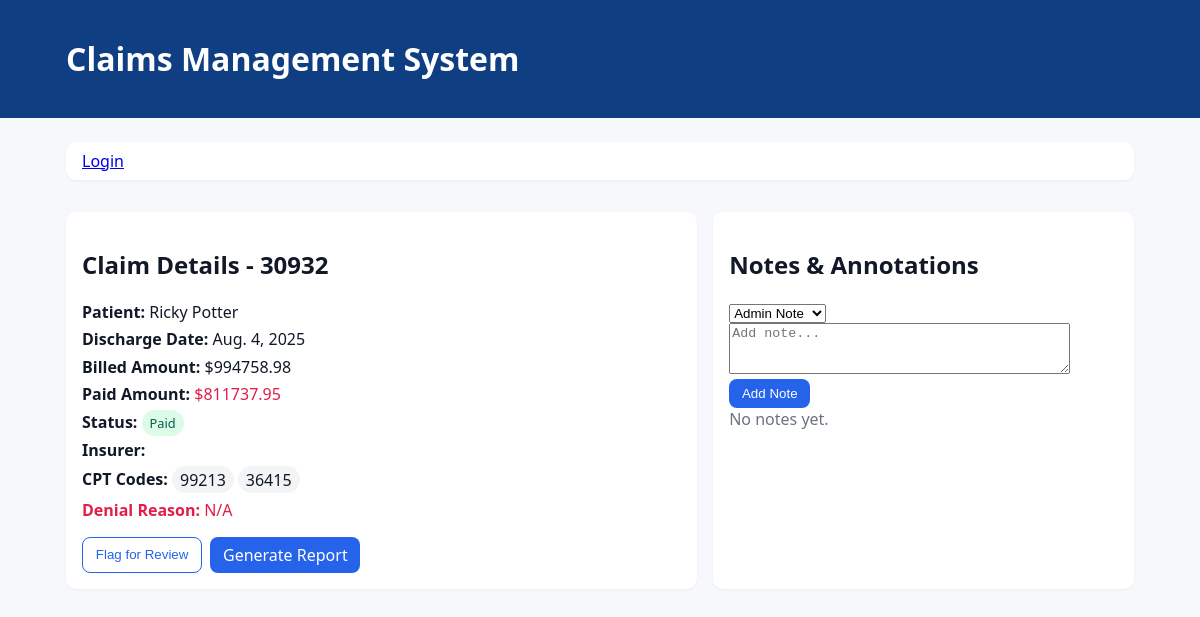
Page /932/ on the committed database.
### claims/models.py (models this page shows, shortened)
class Claim(models.Model):
    class Status(models.TextChoices):
        DENIED = "denied", "Denied"
        PAID = "paid", "Paid"
        UNDER_REVIEW = "review", "Under Review"
    claim_id = models.PositiveIntegerField(unique=True)  # e.g., 30001
    patient_name = models.CharField(max_length=120)
    billed_amount = models.DecimalField(max_digits=12, decimal_places=2)
    paid_amount = models.DecimalField(max_digits=12, decimal_places=2, default=0)
    status = models.CharField(max_length=20, choices=Status.choices, default=Status.UNDER_REVIEW)
    insurer = models.CharField(max_length=120)
    discharge_date = models.DateField()
    cpt_codes = models.CharField(max_length=120, help_text="Comma-separated codes, e.g. 99204,82947,99406")
    denial_reason = models.CharField(max_length=255, blank=True)
    created_at = models.DateTimeField(auto_now_add=True)
    def cpt_list(self):
        return [c.strip() for c in self.cpt_codes.split(",") if c.strip()]

### claims/views.py (the view)
# urls.py: path('<int:pk>/', views.claim_detail, name='detail'),
def claim_detail(request, pk):
    claim = get_object_or_404(Claim, pk=pk)
    form = NoteForm()
    return render(request, 'claims/claim_detail.html', {'claim': claim, 'form': form})

### claims/forms.py
class NoteForm(forms.ModelForm):
    class Meta:
        model = Note
        fields = ['kind', 'body']
        widgets = {
            'body': forms.Textarea(attrs={'rows': 3, 'placeholder': 'Add note...'}),
        }

### templates/claims/claim_detail.html (shortened to what this page needs)
{% extends "base.html" %}
{% block content %}
<div class="grid">
  <section class="card">
    <h2>Claim Details - {{ claim.claim_id }}</h2>
    <div class="kv">
      <div><strong>Patient:</strong> {{ claim.patient_name }}</div>
      <div><strong>Discharge Date:</strong> {{ claim.discharge_date }}</div>
      <div><strong>Billed Amount:</strong> ${{ claim.billed_amount }}</div>
      <div><strong>Paid Amount:</strong> <span class="text-red">${{ claim.paid_amount }}</span></div>
      <div><strong>Status:</strong>
        <span id="status-badge">{% include "claims/partials/status_badge.html" with claim=claim %}</span>
      </div>
      <div><strong>Insurer:</strong> {{ claim.insurer }}</div>
      <div><strong>CPT Codes:</strong>
        {% for code in claim.cpt_list %}<span class="chip">{{ code }}</span>{% endfor %}
      </div>
      {% if claim.denial_reason %}
      <div class="text-red"><strong>Denial Reason:</strong> {{ claim.denial_reason }}</div>
      {% endif %}
    </div>
    <div class="actions">
      <button class="btn outline"
              hx-post="{% url 'claims:flag' claim.pk %}"
              hx-target="#status-badge"
              hx-swap="outerHTML">Flag for Review</button>
      <a class="btn" href="{% url 'claims:report' claim.pk %}">Generate Report</a>
    </div>
  </section>
  <aside class="card">
    <h2>Notes & Annotations</h2>
    <form class="note-form"
          hx-post="{% url 'claims:add_note' claim.pk %}"
          hx-target="#notes"
          hx-swap="afterbegin">
      {{ form.kind }}
      {{ form.body }}
      <button class="btn">Add Note</button>
    </form>
    <div id="notes">
      {% for n in claim.notes.all %}
        {% include "claims/partials/note_item.html" with n=n %}
      {% empty %}
        <div class="muted">No notes yet.</div>
      {% endfor %}
    </div>
  </aside>
</div>
{% endblock %}

### static/styles.css (style rules this page uses)
:root { --blue:#2563eb; --red:#e11d48; --green:#16a34a; --muted:#6b7280; }
* { box-sizing: border-box; }
body { font-family: system-ui, sans-serif; margin:0; background:#f6f8fb; color:#111827; }
.card { background:#fff; border-radius:10px; padding:1rem; box-shadow: 0 1px 3px rgba(0,0,0,.05); margin:1rem 0; }
.btn { display:inline-block; padding:.45rem .8rem; border-radius:8px; background:var(--blue); color:#fff; text-decoration:none; border:0; cursor:pointer; }
.btn.outline { background:#fff; color:var(--blue); border:1px solid var(--blue); }
.grid { display:grid; grid-template-columns: 1.2fr .8fr; gap:1rem; }
.kv > div { margin:.35rem 0; }
.text-red { color:var(--red); }
.muted { color:var(--muted); }
.chip { display:inline-block; padding:.15rem .5rem; background:#f3f4f6; border-radius:999px; margin-right:.25rem; }
.actions { margin-top:1rem; display:flex; gap:.5rem; }

### rows in the picture
Claim: claim_id "30932", patient_name "Ricky Potter", discharge_date "Aug. 4, 2025", billed_amount "994758.98", paid_amount "811737.95", denial_reason "N/A"

### other values in the picture
{{ code }} "99213" "36415"
